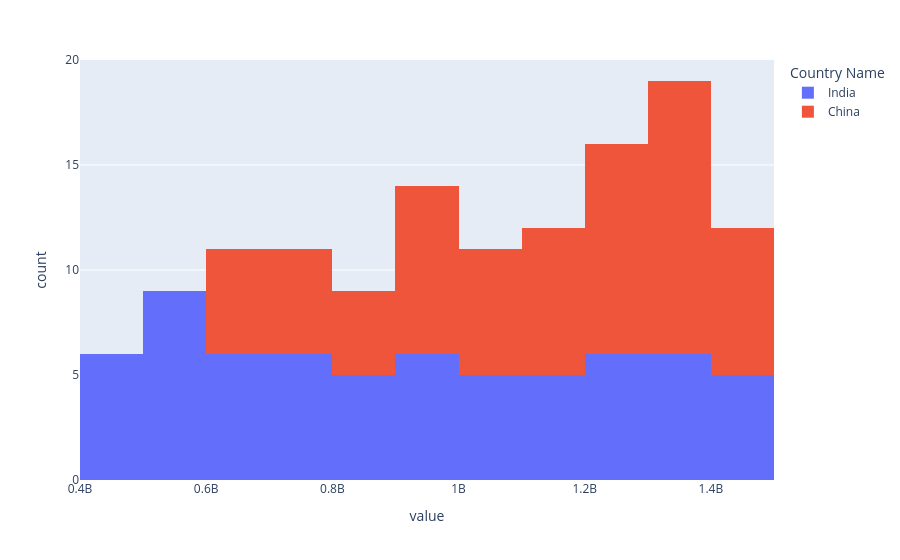

The code cell stored with this chart in its notebook:
### Markdown cell above
# 5 Histogram

### Code cell
px.histogram(df_pivot[['India','China']])
